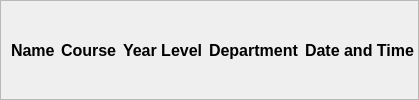
            <widget class="QFrame" name="frame_3">
             <property name="frameShape">
              <enum>QFrame::Shape::StyledPanel</enum>
             </property>
             <property name="frameShadow">
              <enum>QFrame::Shadow::Raised</enum>
             </property>
             <layout class="QHBoxLayout" name="frame3Layout">
              <property name="leftMargin">
               <number>10</number>
              </property>
              <property name="topMargin">
               <number>4</number>
              </property>
              <property name="rightMargin">
               <number>4</number>
              </property>
              <property name="bottomMargin">
               <number>4</number>
              </property>
              <item>
               <widget class="QLabel" name="label_10">
                <property name="sizePolicy">
                 <sizepolicy hsizetype="Preferred" vsizetype="Preferred">
                  <horstretch>24</horstretch>
                  <verstretch>0</verstretch>
                 </sizepolicy>
                </property>
                <property name="minimumSize">
                 <size>
                  <width>0</width>
                  <height>0</height>
                 </size>
                </property>
                <property name="font">
                 <font>
                  <pointsize>12</pointsize>
                  <bold>true</bold>
                 </font>
                </property>
                <property name="text">
                 <string>Name</string>
                </property>
               </widget>
              </item>
              <item>
               <widget class="QLabel" name="label_6">
                <property name="sizePolicy">
                 <sizepolicy hsizetype="Preferred" vsizetype="Preferred">
                  <horstretch>23</horstretch>
                  <verstretch>0</verstretch>
                 </sizepolicy>
                </property>
                <property name="minimumSize">
                 <size>
                  <width>0</width>
                  <height>0</height>
                 </size>
                </property>
                <property name="font">
                 <font>
                  <pointsize>12</pointsize>
                  <bold>true</bold>
                 </font>
                </property>
                <property name="text">
                 <string>Course</string>
                </property>
               </widget>
              </item>
              <item>
               <widget class="QLabel" name="label_7">
                <property name="sizePolicy">
                 <sizepolicy hsizetype="Preferred" vsizetype="Preferred">
                  <horstretch>9</horstretch>
                  <verstretch>0</verstretch>
                 </sizepolicy>
                </property>
                <property name="minimumSize">
                 <size>
                  <width>0</width>
                  <height>0</height>
                 </size>
                </property>
                <property name="font">
                 <font>
                  <pointsize>12</pointsize>
                  <bold>true</bold>
                 </font>
                </property>
                <property name="text">
                 <string>Year Level</string>
                </property>
               </widget>
              </item>
              <item>
               <widget class="QLabel" name="label_8">
                <property name="sizePolicy">
                 <sizepolicy hsizetype="Preferred" vsizetype="Preferred">
                  <horstretch>19</horstretch>
                  <verstretch>0</verstretch>
                 </sizepolicy>
                </property>
                <property name="minimumSize">
                 <size>
                  <width>0</width>
                  <height>0</height>
                 </size>
                </property>
                <property name="font">
                 <font>
                  <pointsize>12</pointsize>
                  <bold>true</bold>
                 </font>
                </property>
                <property name="text">
                 <string>Department</string>
                </property>
               </widget>
              </item>
              <item>
               <widget class="QLabel" name="label_9">
                <property name="sizePolicy">
                 <sizepolicy hsizetype="Preferred" vsizetype="Preferred">
                  <horstretch>27</horstretch>
                  <verstretch>0</verstretch>
                 </sizepolicy>
                </property>
                <property name="minimumSize">
                 <size>
                  <width>0</width>
                  <height>0</height>
                 </size>
                </property>
                <property name="font">
                 <font>
                  <pointsize>12</pointsize>
                  <bold>true</bold>
                 </font>
                </property>
                <property name="text">
                 <string>Date and Time</string>
                </property>
               </widget>
              </item>
             </layout>
            </widget>
